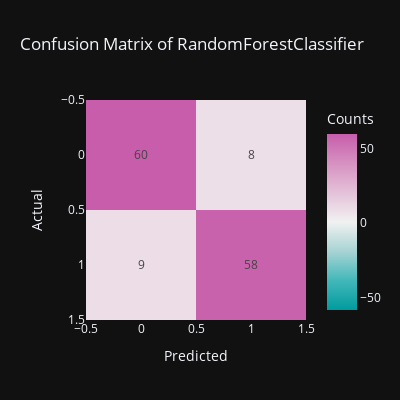
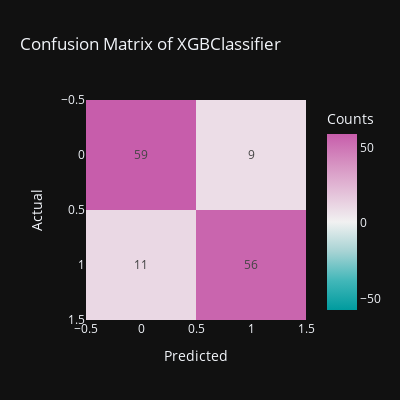

Write notebook code for charts like these, in order.
### Code cell
models = [rfc,xgb]
for model in models:
    # Create a pipeline with the preprocessor and the model
    pipeline = Pipeline(steps=[
        ('preprocessor', preprocessor),
        ('model', model)
    ])
    pipeline.fit(X_train, y_train_encoded)
    y_pred = pipeline.predict(X_eval)
    print("Model: ", model.__class__.__name__)
    print("Classification Report: \n", classification_report(y_eval_encoded, y_pred))
    print("Model: ",model.__class__.__name__)
    fig=px.imshow(confusion_matrix(y_eval_encoded,y_pred),color_continuous_scale='tropic',title="Confusion Matrix of "+model.__class__.__name__,
              labels=dict(x="Predicted",y="Actual",color="Counts"),color_continuous_midpoint=0.8,
              width=400,height=400,template="plotly_dark",text_auto=True)
    fig.show()
    print("----------------------------------------------------------")

### Figure 1 — Plotly figure (JSON) as saved in the notebook; plotly's stock layout.template omitted (floating-point values rounded to 4 significant figures)
{"data": [{"coloraxis": "coloraxis", "hovertemplate": "Predicted: %{x}<br>Actual: %{y}<br>Counts: %{z}<extra></extra>", "name": "0", "texttemplate": "%{z}", "type": "heatmap", "xaxis": "x", "yaxis": "y", "z": [[60, 8], [9, 58]]}], "layout": {"coloraxis": {"cmid": 0.8, "colorbar": {"title": {"text": "Counts"}}, "colorscale": [[0, "rgb(0, 155, 158)"], [0.1667, "rgb(66, 183, 185)"], [0.3333, "rgb(167, 211, 212)"], [0.5, "rgb(241, 241, 241)"], [0.6667, "rgb(228, 193, 217)"], [0.8333, "rgb(214, 145, 193)"], [1, "rgb(199, 93, 171)"]]}, "height": 400, "title": {"text": "Confusion Matrix of RandomForestClassifier"}, "width": 400, "xaxis": {"anchor": "y", "constrain": "domain", "domain": [0, 1], "scaleanchor": "y", "title": {"text": "Predicted"}}, "yaxis": {"anchor": "x", "autorange": "reversed", "constrain": "domain", "domain": [0, 1], "title": {"text": "Actual"}}}}

### Figure 2 — Plotly figure (JSON) as saved in the notebook; plotly's stock layout.template omitted (floating-point values rounded to 4 significant figures)
{"data": [{"coloraxis": "coloraxis", "hovertemplate": "Predicted: %{x}<br>Actual: %{y}<br>Counts: %{z}<extra></extra>", "name": "0", "texttemplate": "%{z}", "type": "heatmap", "xaxis": "x", "yaxis": "y", "z": [[59, 9], [11, 56]]}], "layout": {"coloraxis": {"cmid": 0.8, "colorbar": {"title": {"text": "Counts"}}, "colorscale": [[0, "rgb(0, 155, 158)"], [0.1667, "rgb(66, 183, 185)"], [0.3333, "rgb(167, 211, 212)"], [0.5, "rgb(241, 241, 241)"], [0.6667, "rgb(228, 193, 217)"], [0.8333, "rgb(214, 145, 193)"], [1, "rgb(199, 93, 171)"]]}, "height": 400, "title": {"text": "Confusion Matrix of XGBClassifier"}, "width": 400, "xaxis": {"anchor": "y", "constrain": "domain", "domain": [0, 1], "scaleanchor": "y", "title": {"text": "Predicted"}}, "yaxis": {"anchor": "x", "autorange": "reversed", "constrain": "domain", "domain": [0, 1], "title": {"text": "Actual"}}}}
